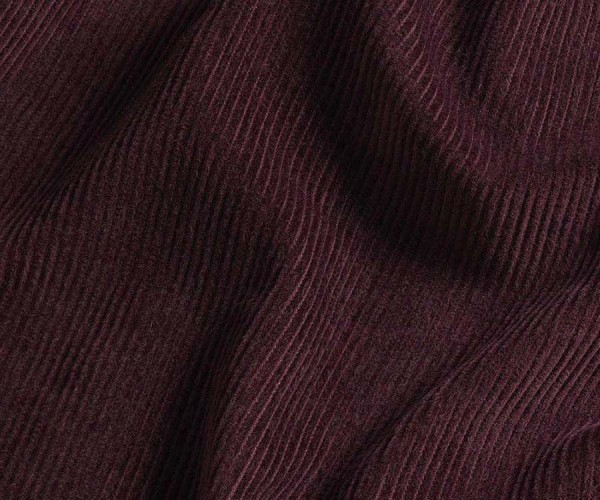
#> input picture TAREA6/TELAS/Corduroy.jpg, 600 x 500 px; its folder holds only this picture in this run
$ python esq.py
#> lines starting #> are read from the running program, lines starting #| are printed output that depends on the picture; long printed decimals are rounded
import cv2
import os


def encontrar_esquinas(img):
    detector = cv2.FastFeatureDetector_create(
        threshold=20,
        nonmaxSuppression=True,
        type=cv2.FastFeatureDetector_TYPE_7_12
    )
    return detector.detect(img, mask=None)


def dibujar_puntos(img, pts):
    return cv2.drawKeypoints(img, pts, None, color=(0,0,255))


def procesar_imagenes():

    carpeta_entrada = "TELAS"
    carpeta_salida = "RESULTADOS"

    if not os.path.exists(carpeta_salida):
        os.makedirs(carpeta_salida)

    archivos = os.listdir(carpeta_entrada)

    print("\nTABLA: Tela vs Densidad Absoluta\n")
    print("Tela\t\tEsquinas\tDensidad")

    resultados = []

    for archivo in archivos:

        ruta = os.path.join(carpeta_entrada, archivo)

        img = cv2.imread(ruta)
#> img is the input picture: shape (500, 600, 3); mean B, G, R 28.2, 24.4, 45.5

        if img is None:
            continue

        gray = cv2.cvtColor(img, cv2.COLOR_BGR2GRAY)
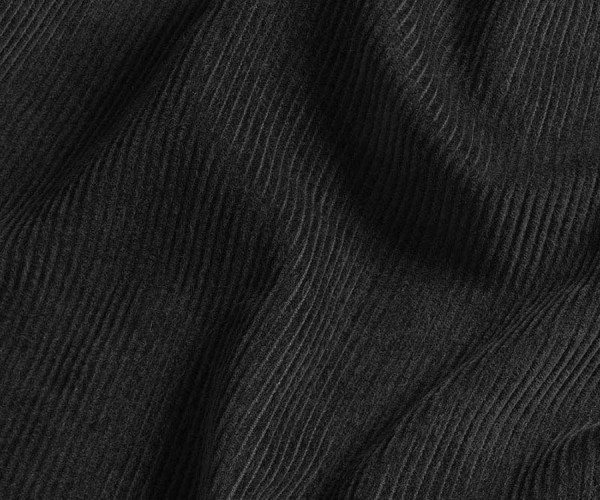
#> gray: shape (500, 600); min 1, max 129, mean 31.2

        pts = encontrar_esquinas(gray)
#> pts = 2463 keypoints; strongest (x, y, size): (279, 383, 7), (255, 448, 7), (306, 450, 7), (309, 287, 7)

        img_pts = dibujar_puntos(img, pts)
#> in dibujar_puntos, `return cv2.drawKeypoints(img, pts, None, color=(0,0,255))`:
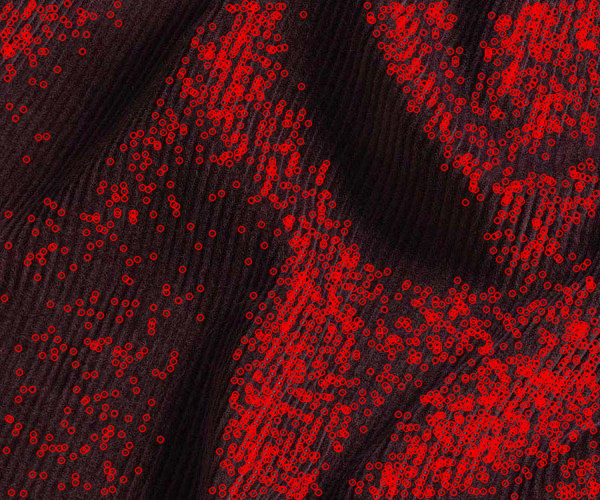
#> returned value: shape (500, 600, 3); mean of channels 0, 1, 2 22.7, 19.7, 77.3; drawn as B, G, R

        alto, ancho = gray.shape
#> alto = 500; ancho = 600

        densidad = len(pts)/(alto*ancho)
#> densidad = 0.00821

        resultados.append((archivo, len(pts), densidad))

        print(f"{archivo}\t{len(pts)}\t{densidad:.6f}")
#| Corduroy.jpg	2463	0.00821

        salida = os.path.join(carpeta_salida, archivo)

        cv2.imwrite(salida, img_pts)


procesar_imagenes()
